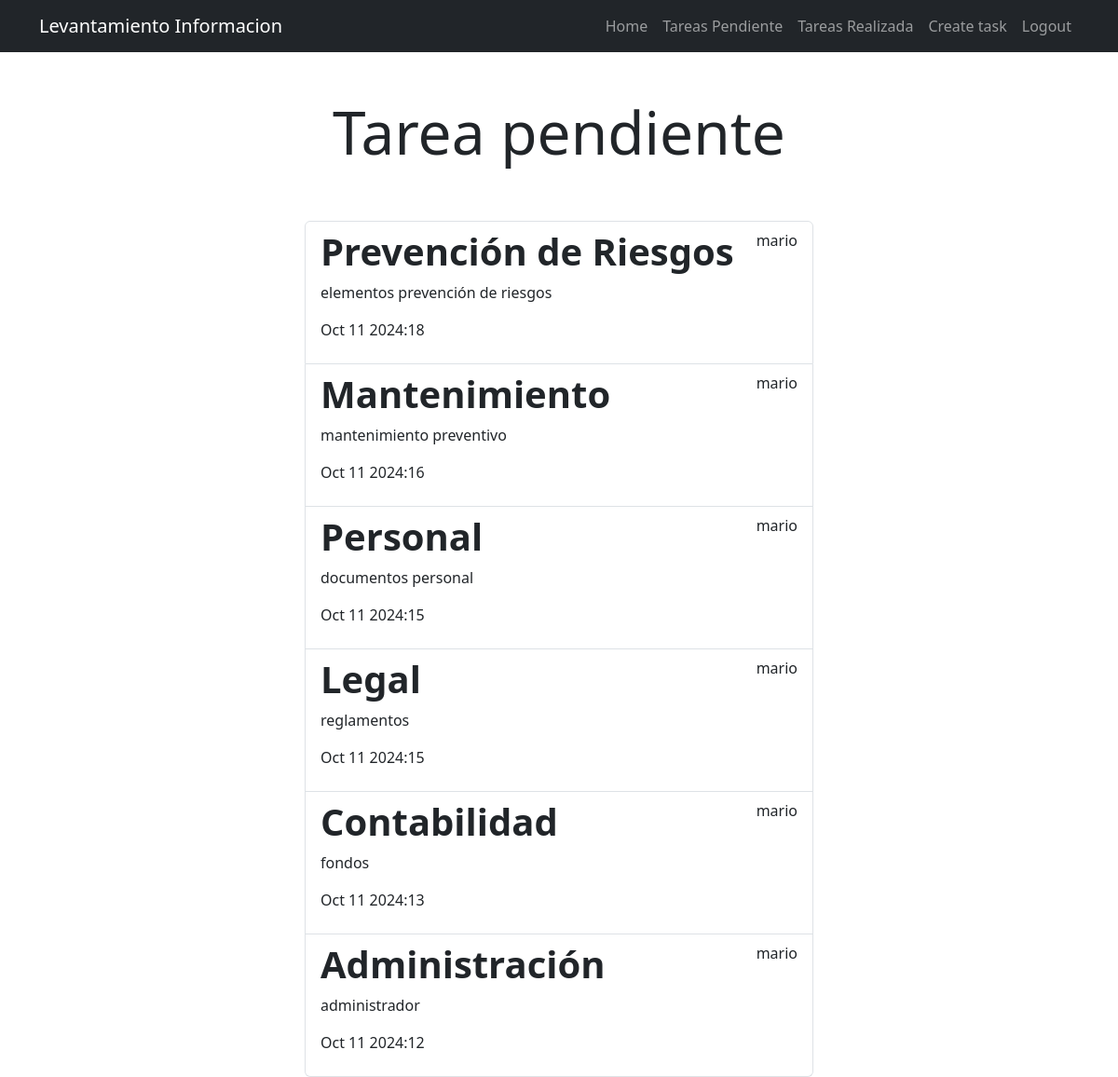
Page /tasks_completed/ (signed in) on the committed database.
### tasks/models.py (models this page shows)
class Tarea(models.Model):
    titulo = models.CharField(max_length=200)
    categoria = models.CharField(max_length=200)
    creado= models.DateTimeField(auto_now_add=True)
    realizado= models.DateTimeField(null=True, blank=True)
    existe= models.BooleanField(default=False)
    importante= models.BooleanField(default=False)
    user= models.ForeignKey(User, on_delete=models.CASCADE)

### tasks/views.py (the view)
# urls.py: path('tasks_completed/', views.tasks_completed, name='tasks_completed' ),
@login_required
def tasks_completed(request):
    tasks = Tarea.objects.filter(user=request.user, realizado__isnull=False) .order_by('-realizado')
    return render(request, 'tasks.html', {'tasks' : tasks})

### tasks/templates/tasks.html
{% extends 'base.html' %}
{% block content %}
<main class="container">
    <div class="row">
        <div class="col-md-6 offset-md-3">
            <h1 class="text-center display-3 py-5" >Tarea pendiente</h1>
            <ul class="list-group">
                {% for task in tasks %}
                <a class="list-group-item" href= "{% url 'task_detail' task.id %}">
                        <header class="d-flex justify-content-between" >
                            {% if task.importante %}
                        <h1 class="fw-bold text-success">{{task.titulo}}</h1>
                        {% else %}
                        <h1 class="fw-bold">{{task.titulo}}</h1>
                        {% endif %}
                        <p>{{task.user.username}}</p>
                        </header>
                        <p>{{task.categoria}}</p>
                        <p>{{task.realizado|date:'M j Y:i'}}</p>
                </a>
                    {% endfor%}
            </ul>
        </div>
    </div>
</main>
{% endblock %}

### tasks/templates/base.html (shortened to what this page needs)
<!DOCTYPE html>
<html lang="en">
<head>
    <link rel=" stylesheet" href=" https://cdn.jsdelivr.net/npm/bootstrap@5.3.3/dist/css/bootstrap.min.css">
</head>
<body>
    <nav class="navbar navbar-expand-lg bg-dark navbar-dark">
        <div class="container">
          <a class="navbar-brand" href="/">Levantamiento Informacion</a>
          <div class="collapse navbar-collapse" id="navbarNav">
            <ul class="navbar-nav ms-auto">
                <li class="nav-item">
                    <a href= '/'class="nav-link"> Home</a>
                </li>
                {% if user.is_authenticated %}
                <li class="nav-item">
                    <a href= "{% url 'tasks' %}" class="nav-link"> Tareas Pendiente</a>
                </li>
                <li class="nav-item">
                    <a href= "{% url 'tasks_completed' %}"class="nav-link"> Tareas Realizada</a>
                </li>
                <li class="nav-item">
                    <a href= '/tasks/create'class="nav-link"> Create task</a>
                </li>
                <li class="nav-item">
                    <a href= '/logout'class="nav-link"> Logout</a>
                </li>
                {% endif %}
                </ul>
              </div>
            </div>
          </nav>
{% block content %}
{% endblock %}
</body>
</html>

### rows in the picture
Tarea: titulo "Prevención de Riesgos", user.username "mario", categoria "elementos prevención de riesgos", realizado "Oct 11 2024:18"
Tarea: titulo "Mantenimiento", user.username "mario", categoria "mantenimiento preventivo", realizado "Oct 11 2024:16"
Tarea: titulo "Personal", user.username "mario", categoria "documentos personal", realizado "Oct 11 2024:15"
Tarea: titulo "Legal", user.username "mario", categoria "reglamentos", realizado "Oct 11 2024:15"
Tarea: titulo "Contabilidad", user.username "mario", categoria "fondos", realizado "Oct 11 2024:13"
Tarea: titulo "Administración", user.username "mario", categoria "administrador", realizado "Oct 11 2024:12"
